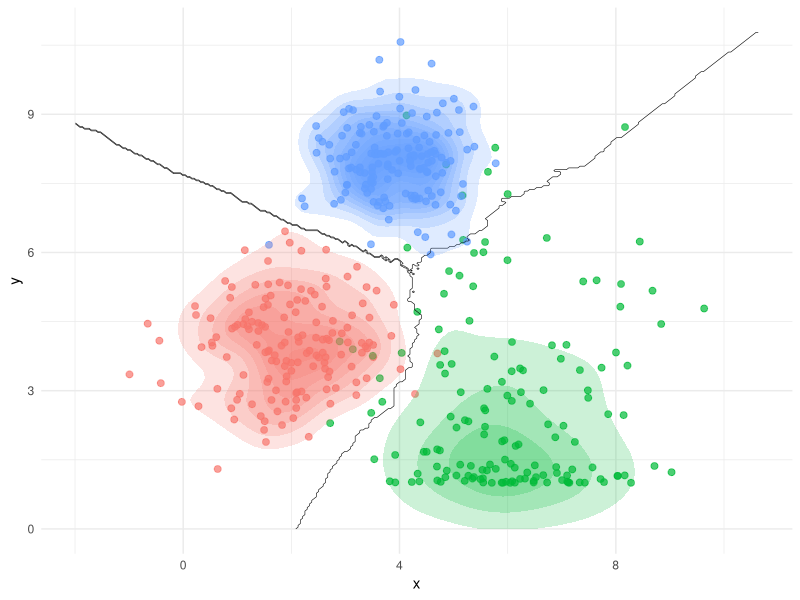
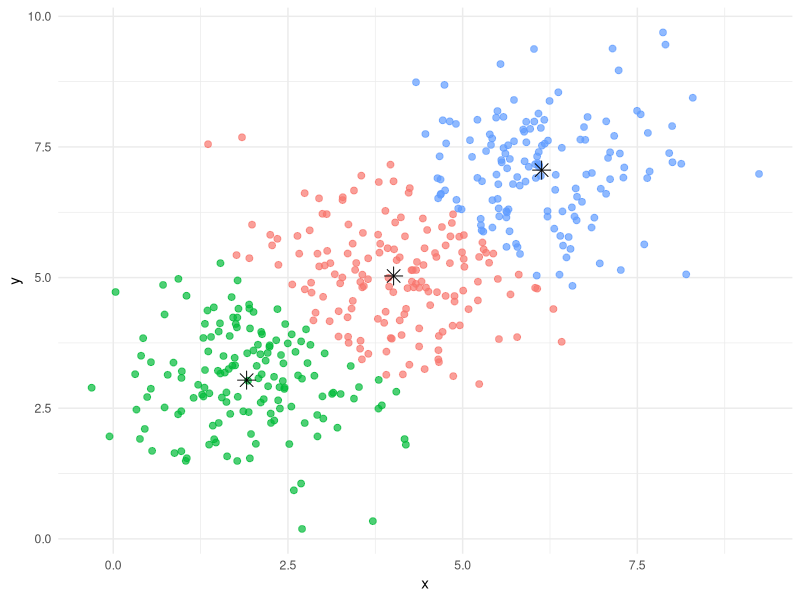
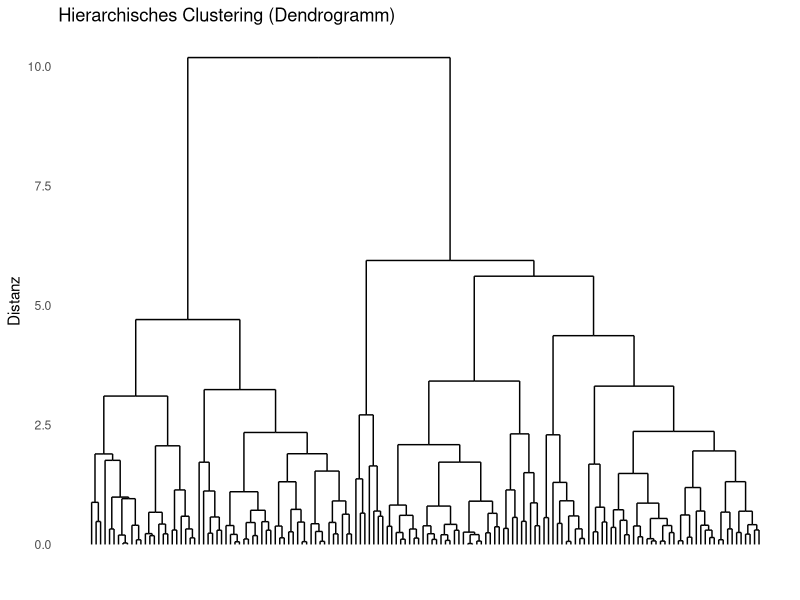

R code for these plots, in order:
## ---- chunk 1
#| label: clustering
#| echo: true
#| code-fold: true
#| output: true
#| fig-cap: "Clustering"

library(ggplot2)
library(MASS)
library(class)  # Für k-NN Klassifikation

# Synthetische Daten erzeugen
set.seed(42)
n <- 150
group1 <- data.frame(x = rnorm(n, mean = 2, sd = 1), 
                     y = rnorm(n, mean = 4, sd = 1), 
                     group = "A")
group2 <- data.frame(x = rnorm(n, mean = 6, sd = 1.5), 
                     y = sin(rnorm(n, mean = 5, sd = 1)) * 4 + 5, 
                     group = "B")
group3 <- data.frame(x = rnorm(n, mean = 4, sd = 0.8), 
                     y = rnorm(n, mean = 8, sd = 0.8), 
                     group = "C")

# Daten kombinieren
data <- rbind(group1, group2, group3)

# Raster für Entscheidungsgrenzen
grid <- expand.grid(x = seq(min(data$x) - 1, max(data$x) + 1, length = 300),
                    y = seq(min(data$y) - 1, max(data$y) + 1, length = 300))

# k-NN Klassifikation für nicht-lineare Grenzen
knn_pred <- knn(train = data[, 1:2], test = grid, cl = data$group, k = 15)
grid$pred <- knn_pred

# Plot
ggplot(data, aes(x = x, y = y, color = group)) +
  geom_point(size = 2, alpha = 0.7) +  # Punkte
  geom_contour(data = grid, aes(z = as.numeric(pred)), 
               breaks = c(1.5, 2.5), color = "black", linewidth = 0.2, linetype = "solid") +  # Wilde Grenzen
  stat_density_2d(aes(fill = group), geom = "polygon", alpha = 0.2, color = NA) +  # Farbige Dichtekonturen
  theme_minimal() +
  theme(legend.position = "none")
## ---- chunk 2
#| label: kmeans
#| echo: true
#| code-fold: true
#| output: true
#| fig-cap: "K-Means-Clustering mit synthetischen Daten"

library(ggplot2)

# Synthetische Daten erzeugen
set.seed(123)
n <- 150
data_kmeans <- data.frame(
  x = c(rnorm(n, mean = 2), rnorm(n, mean = 6), rnorm(n, mean = 4)),
  y = c(rnorm(n, mean = 3), rnorm(n, mean = 7), rnorm(n, mean = 5))
)

# K-Means Clustering
kmeans_result <- kmeans(data_kmeans, centers = 3)
data_kmeans$cluster <- as.factor(kmeans_result$cluster)

# Plot für K-Means Clustering
ggplot(data_kmeans, aes(x = x, y = y, color = cluster)) +
  geom_point(size = 2, alpha = 0.7) +
  geom_point(data = as.data.frame(kmeans_result$centers), 
             aes(x = x, y = y), 
             color = "black", 
             size = 4, 
             shape = 8) +  # Zentren als Sterne
  theme_minimal() +
  theme(legend.position = "none")
## ---- chunk 3
#| label: hierarchisches-clustering
#| echo: true
#| code-fold: true
#| output: true
#| fig-cap: "Dendrogramm mit synthetischen Daten"

library(ggdendro)

n <- 50

# Synthetische Daten erzeugen
data_hclust <- data.frame(
  x = c(rnorm(n, mean = 1), rnorm(n, mean = 5), rnorm(n, mean = 3)),
  y = c(rnorm(n, mean = 2), rnorm(n, mean = 6), rnorm(n, mean = 4))
)

# Hierarchisches Clustering
dist_matrix <- dist(data_hclust)
hclust_result <- hclust(dist_matrix)

# Dendrogramm-Daten für ggplot
dend_data <- dendro_data(hclust_result, type = "rectangle")

# Plot für das Dendrogramm
ggplot() +
  geom_segment(data = dend_data$segments, 
               aes(x = x, y = y, xend = xend, yend = yend), 
               color = "black") +
  theme_minimal() +
  labs(title = "Hierarchisches Clustering (Dendrogramm)",
       x = "", y = "Distanz") +
  theme(axis.text.x = element_blank(),
        axis.ticks.x = element_blank(),
        panel.grid = element_blank())
